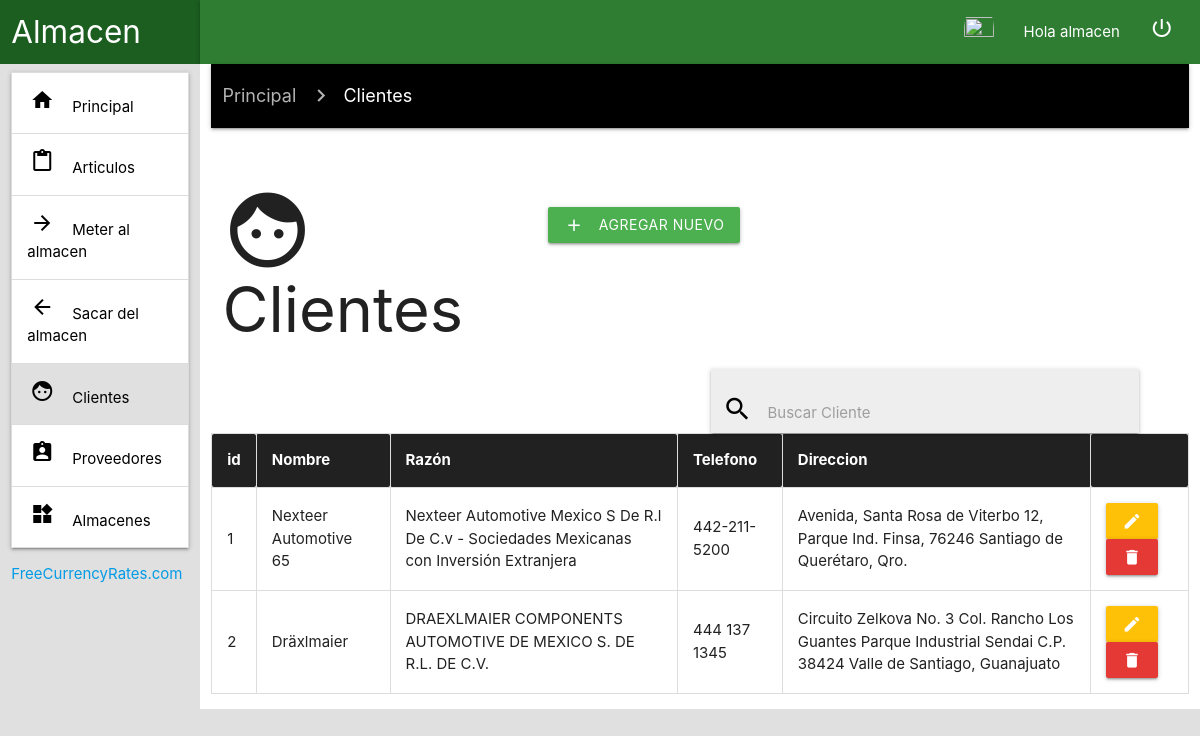
Screenshot of /sistema/otros/clientes.php (signed in) with the database file from the repository.
### tables this page shows
CREATE TABLE `clientes` (
  `id` int(11) UNSIGNED NOT NULL,
  `nombre` varchar(50) DEFAULT NULL,
  `razon` varchar(255) DEFAULT NULL,
  `telefono` varchar(50) DEFAULT NULL,
  `direccion` varchar(255) DEFAULT NULL
);

### sistema/php/class.DBAlmacen.php (the view, shortened to what this page needs)
<?php
class DBAlmacen
{
  private $DBConexion;
  function __construct($Conexion)
  {
    $this->DBConexion=$Conexion;
  }
        ?>
      <?php
  public function clientes(){
    $sentencia = $this->DBConexion->prepare("SELECT * FROM clientes;");
    $sentencia->execute();
    $clientes = $sentencia->fetchAll(PDO::FETCH_OBJ);
    foreach($clientes as $cliente){?>
      <tr>
        <td><?php echo $cliente->id ?></td>
        <td><?php echo $cliente->nombre ?></td>
        <td><?php echo $cliente->razon ?></td>
        <td><?php echo $cliente->telefono ?></td>
        <td><?php echo $cliente->direccion ?></td>
        <td>
          <a class="btn amber" href="<?php echo "../otros/editarCliente.php?id=" . $cliente->id?>"><i class="material-icons">edit</i></a>
          <a class="btn red darken-1" href="<?php echo "../otros/eliminarCliente.php?id=" . $cliente->id?>"><i class="material-icons">delete</i></a>
        </td>
      </tr>
      <?php
    }
  }
}

### sistema/css/style.css (style rules this page uses)
table, td, th { border: 1px solid #ddd; text-align: left; }
th, td { padding: 15px; }

### rows the page displays
clientes: id "1", nombre "Nexteer Automotive 65", razon "Nexteer Automotive Mexico S De R.l De C.v - Sociedades Mexicanas con Inversión Extranjera", telefono "442-211-5200", direccion "Avenida, Santa Rosa de Viterbo 12, Parque Ind. Finsa, 76246 Santiago de Querétaro, Qro."
clientes: id "2", nombre "Dräxlmaier", razon "DRAEXLMAIER COMPONENTS AUTOMOTIVE DE MEXICO S. DE R.L. DE C.V.", telefono "444 137 1345", direccion "Circuito Zelkova No. 3 Col. Rancho Los Guantes Parque Industrial Sendai C.P. 38424 Valle de Santiago, Guanajuato"

### other values shown
$_SESSION['usuario'] "almacen"
